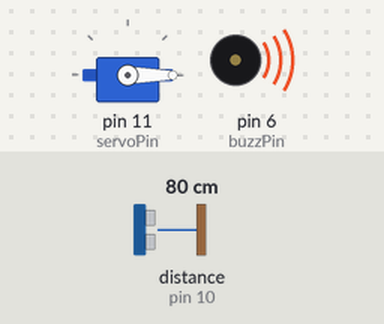
Bench run of a sketch on a simulated Arduino Uno, built with avr-gcc and run on an emulated ATmega328P. Parts: servo, buzzer (waves = sounding). Wiring (inferred from the names in the program): ultrasonic range finder: trigger pin 9; echo pin 10. The test bench sets the inputs (shaded band); at power-on: distance to the obstacle (sensor on pin 10) 80 cm. The echo pulse lasts 58.3 µs per cm.

Above: at 1.2 s.
1.3 s: distance to the obstacle (sensor on pin 10) set to 2 cm
Timing chart, 0 to 4.3 s (numbered marks = the images above; inputs shaded):
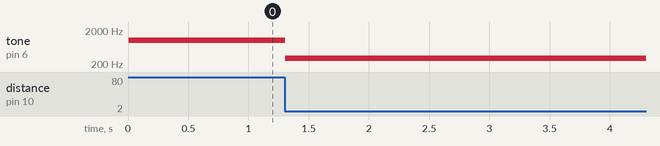

Measured:
- after the input at 1.3 s, tone on pin 6 (buzzPin): 1000 Hz → 300 Hz at once

The sketch:

main.ino
```cpp
#include <Servo.h>

Servo servo;
class Note;

enum pins{ //ignore this part, I am bored of using macros
  buzzPin = 6,
  trigPin = 9,
  echoPin,
  servoPin,
  potPin = 14,
  pResistor = 16
};

int dist(){
  digitalWrite(trigPin, LOW);
  delayMicroseconds(5);
  digitalWrite(trigPin, HIGH);
  delayMicroseconds(10);
  digitalWrite(trigPin, LOW);
  pinMode(echoPin, INPUT);
  int duration = pulseIn(echoPin, HIGH); //I think it works
  int cm = (duration/2) / 29.1;
  return cm;
}

int lux(){
  return map(analogRead(pResistor), 1023, 0, 10, 0); //plz figure out how the photo-sensor work :(
}

class Note{
  public:
  Note(){
    int distance = dist();
    int factor = lux?1:2;
    this->note = distance > 20? 1000*factor:300*factor*distance;
  }
  friend void play_note(Note& obj);
  private:
  int note = 100;
};

void play_note(Note& obj){
  if(1/*replace it with condition to turn on the block*/){
    servo.attach(servoPin);
    tone(buzzPin, obj.note);
  }else{
    servo.detach();
    noTone(buzzPin);
  }
}

void setup() {
  Serial.begin(9600);
  pinMode(trigPin, OUTPUT);
  pinMode(echoPin, INPUT);
  pinMode(buzzPin, OUTPUT);
  pinMode(pResistor, INPUT);
  servo.attach(servoPin);
}

void loop() {
  servo.write(0);
  {
    Note object;
    play_note(object);
    }
  servo.write(180);
}
```
